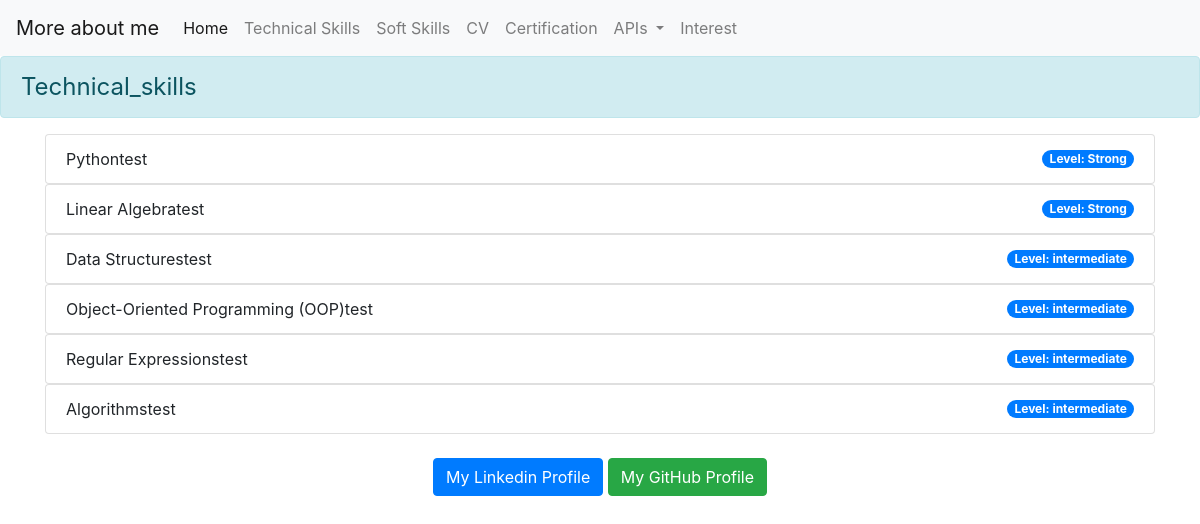
The page /technical_skills/ on the database as committed earlier.
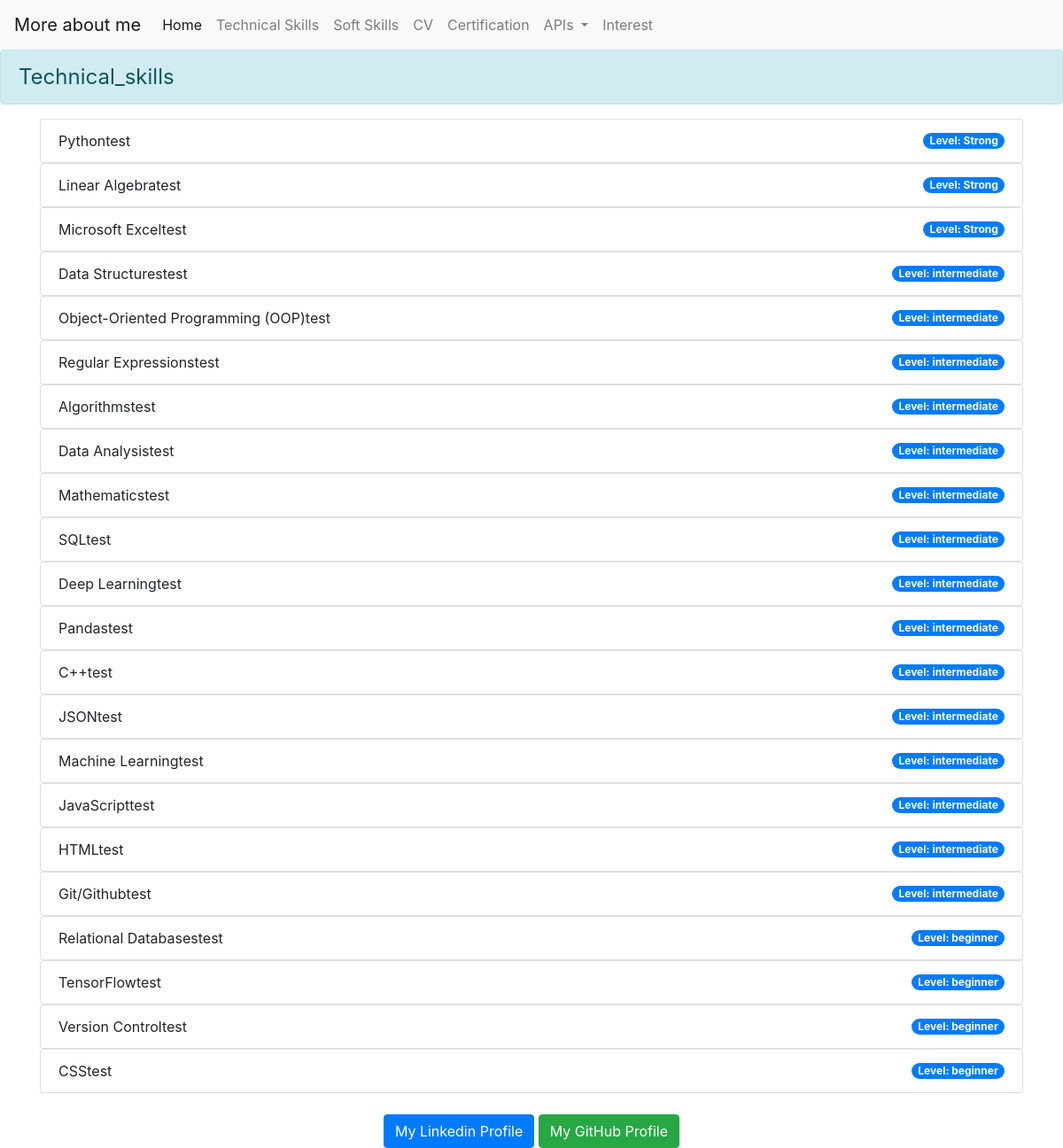
The same page on the database as committed later.
### technical_skills/models.py (models this page shows, shortened)
class Technical_skills(models.Model):
    title = models.CharField(max_length=100)
    level = models.IntegerField(validators=[MaxValueValidator(2), MinValueValidator(0)])
    def show(self):
        if (self.level==2):
            return "Strong"
        elif(self.level==1):
            return "intermediate"
        else:
            return "beginner"

### technical_skills/views.py (the view)
# urls.py: path('technical_skills/',include('technical_skills.urls')),
def technical_skills(request):
    skills= Technical_skills.objects.all().order_by('level').reverse()
    return render( request,'technical_skills/technical_skills.html',{"tech_skills":skills})

### technical_skills/templates/technical_skills/technical_skills.html
{% extends 'base_layer.html' %}
{% block content %}
<body>
    <div class="alert alert-info" role="alert" style="font-size:x-large;">
        Technical_skills
    </div>
    <div class="container marketing">
    <div class="tech_skills">
        <ul class="list-group">
        {% for skills in tech_skills %}
            <div class="skills">
                <li class="list-group-item d-flex justify-content-between align-items-center"></lili>
                {{skills.title}}test
                <span class="badge badge-primary badge-pill">Level: {{skills.show}}</span>
                </li>
            </div>
        {% endfor %}
        </ul>
    </div>
    </div>
</body>
{% endblock %}

Rows that differ between the two databases and show on the page:
added Technical_skills: title "Microsoft Excel", show "Strong"
added Technical_skills: title "Data Analysis", show "intermediate"
added Technical_skills: title "Mathematics", show "intermediate"
added Technical_skills: title "SQL", show "intermediate"
added Technical_skills: title "Deep Learning", show "intermediate"
added Technical_skills: title "Pandas", show "intermediate"
added Technical_skills: title "C++", show "intermediate"
added Technical_skills: title "JSON", show "intermediate"
added Technical_skills: title "Machine Learning", show "intermediate"
added Technical_skills: title "JavaScript", show "intermediate"
added Technical_skills: title "HTML", show "intermediate"
added Technical_skills: title "Git/Github", show "intermediate"
added Technical_skills: title "Relational Databases", show "beginner"
added Technical_skills: title "TensorFlow", show "beginner"
added Technical_skills: title "Version Control", show "beginner"
added Technical_skills: title "CSS", show "beginner"
